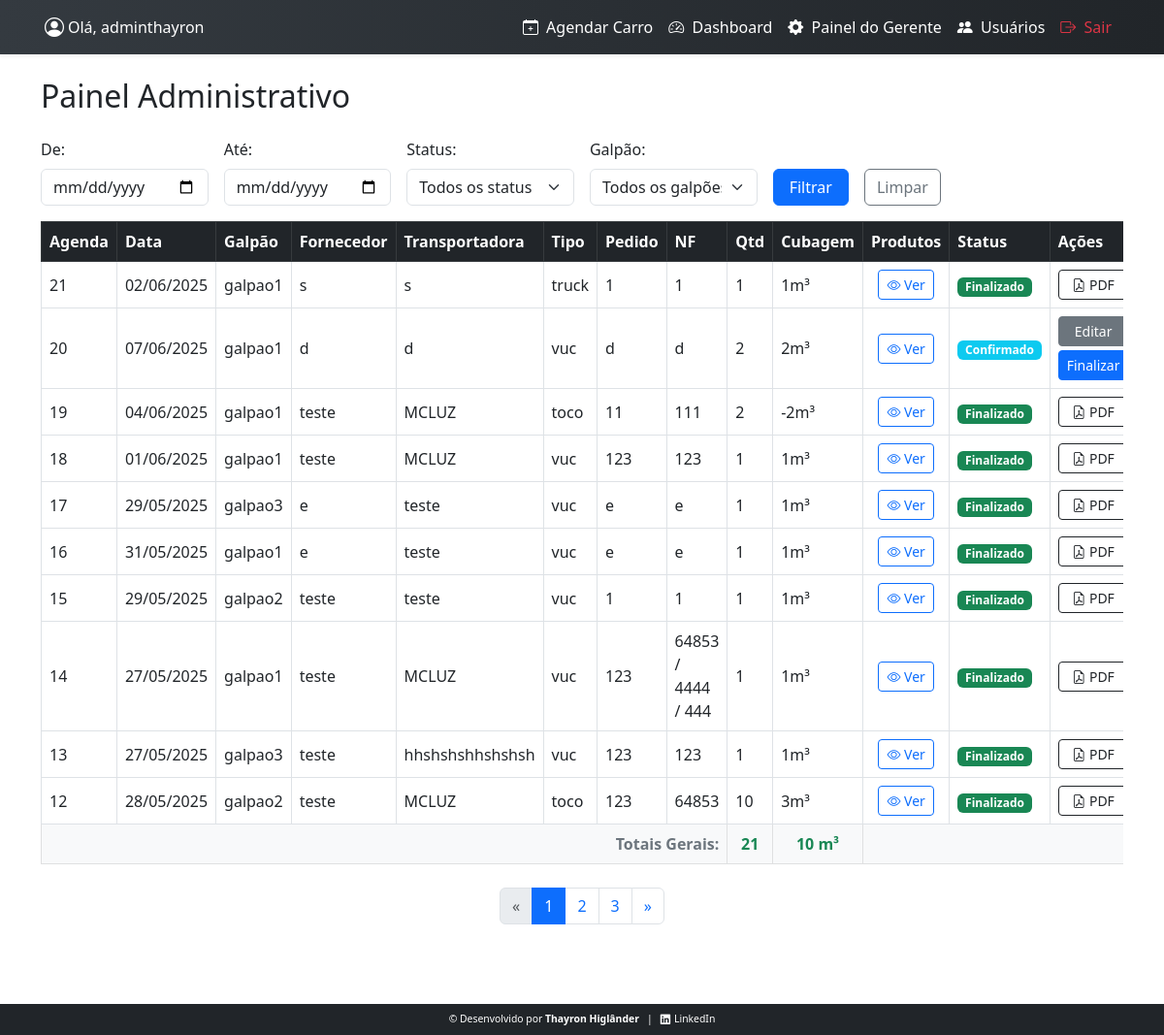
Page /painel-gerente/ (signed in) on the earlier database version.
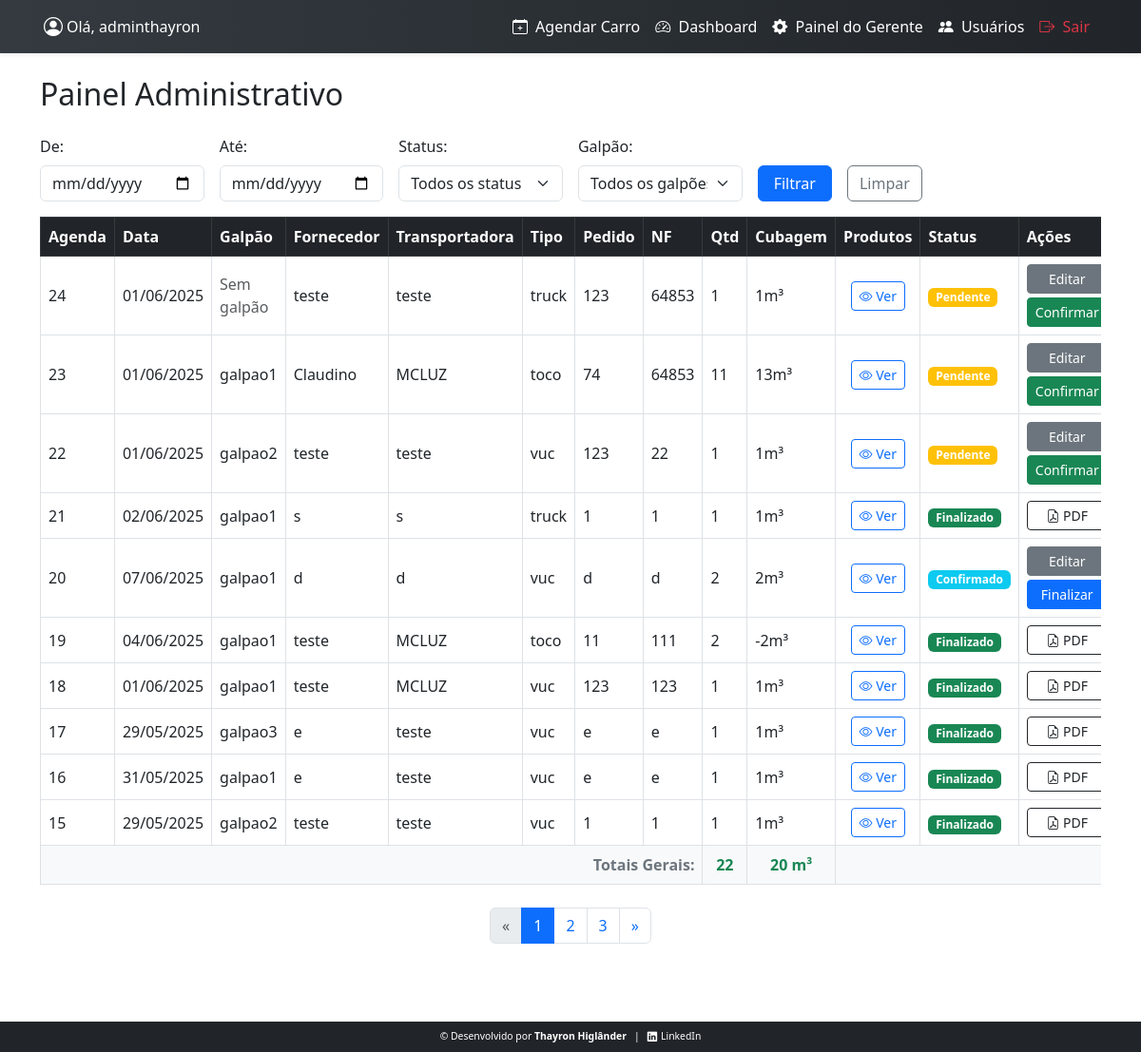
Same page on the later database version.
### agendamentos/models.py (models this page shows, shortened)
class Agendamento(models.Model):
    usuario = models.ForeignKey(settings.AUTH_USER_MODEL, on_delete=models.CASCADE)
    data_hora = models.DateTimeField()
    cnpj = models.CharField(max_length=18)
    fornecedor = models.CharField(max_length=100)
    email = models.EmailField(max_length=500)
    transportadora = models.CharField(max_length=100)
    nota_fiscal = models.CharField(max_length=100)
    pedido = models.CharField(max_length=100,null=True,blank=True)
    sem_limite_doca = models.BooleanField(default=False, verbose_name="Exceção ao limite de doca")
    GALPAO_CHOICES = [
        ('galpao1', 'galpão1'),
        ('galpao2', 'galpão2'),
        ('galpao3', 'galpão3'),
        ('galpao4', 'galpão4'),
    ]
    galpao = models.CharField("Galpão", max_length=20,choices=GALPAO_CHOICES,null=True,blank=True)
    TIPO_CARRO_CHOICES = [
        ('vuc', 'VUC'),
        ('toco', 'Toco'),
        ('truck', 'Truck'),
        ('carreta', 'Carreta'),
    ]
    tipo_carro = models.CharField("Tipo", max_length=20,choices=TIPO_CARRO_CHOICES,)
    STATUS_CHOICES = [
        ('pendente', 'Pendente'),
        ('confirmado', 'Confirmado'),
        ('cancelado', 'Cancelado'),
        ('finalizado', 'Finalizado'),
        ('atrasado', 'Atrasado'),
    ]
    status = models.CharField(max_length=20, choices=STATUS_CHOICES, default='pendente')
    criado_em = models.DateTimeField(auto_now_add=True)
    def cubagem_total(self):
        return self.itens.aggregate(total=Sum('cubagem'))['total'] or 0
    def quantidade_total(self):
        return self.itens.aggregate(total=Sum('quantidade'))['total'] or 0

### agendamentos/views.py (the view)
# urls.py: path('painel-gerente/', views.painel_gerente, name='painel_gerente'),
@login_required
@user_passes_test(is_gerente)
def painel_gerente(request):
    agora = timezone.now()
    hoje = agora.date()
    Agendamento.objects.filter(
        status='confirmado',
        data_hora__date__lt=hoje
    ).update(status='atrasado')
    data_inicial = request.GET.get('data_inicial')
    data_final = request.GET.get('data_final')
    status = request.GET.get('status')
    mercadoria = request.GET.get('mercadoria')
    galpao = request.GET.get('galpao')
    agendamentos = Agendamento.objects.all()
    if data_inicial:
        try:
            data_inicial_date = datetime.strptime(data_inicial, '%Y-%m-%d').date()
            agendamentos = agendamentos.filter(data_hora__date__gte=data_inicial_date)
        except ValueError:
            data_inicial = ''
    if data_final:
        try:
            data_final_date = datetime.strptime(data_final, '%Y-%m-%d').date()
            agendamentos = agendamentos.filter(data_hora__date__lte=data_final_date)
        except ValueError:
            data_final = ''
    if status:
        agendamentos = agendamentos.filter(status=status)
    if mercadoria:
        agendamentos = agendamentos.filter(itens__mercadoria__icontains=mercadoria).distinct()
    if galpao == '__none__':
        agendamentos = agendamentos.filter(galpao__isnull=True)
    elif galpao:
        agendamentos = agendamentos.filter(galpao=galpao)
    agendamentos = agendamentos.order_by('-id')
    paginator = Paginator(agendamentos, 10)
    page_number = request.GET.get('page')
    page_obj = paginator.get_page(page_number)
    itens_filtrados = AgendamentoProduto.objects.filter(agendamento__in=page_obj.object_list)
    soma_quantidade = itens_filtrados.aggregate(Sum('quantidade'))['quantidade__sum'] or 0
    soma_cubagem = itens_filtrados.aggregate(Sum('cubagem'))['cubagem__sum'] or 0
    context = {
        'page_obj': page_obj,
        'data_inicial': data_inicial,
        'data_final': data_final,
        'mercadoria': mercadoria,
        'status': status,
        'galpao': galpao,
        'status_choices': Agendamento.STATUS_CHOICES,
        'galpao_choices': Agendamento.GALPAO_CHOICES,
        'soma_quantidade': soma_quantidade,
        'soma_cubagem': soma_cubagem,
    }
    return render(request, 'agendamento/painel_gerente.html', context)

### agendamentos/views.py (called while the page is built)
def is_gerente(user):
    return user.is_authenticated and user.is_gerente

### templates/agendamento/painel_gerente.html (shortened to what the changed rows need)
{% extends 'base.html' %}
{% block content %}
<h2 class="mb-4">Painel Administrativo</h2>
<div class="table-responsive">
    <table class="table table-bordered table-hover align-middle mb-4">
        <thead class="table-dark">
            <tr>
                <th>Agenda</th>
                <th>Data</th>
                <th>Galpão</th>
                <th>Fornecedor</th>
                <th>Transportadora</th>
                <th>Tipo</th>
                <th>Pedido</th>
                <th>NF</th>
                <th>Qtd</th>
                <th>Cubagem</th>
                <th>Produtos</th>
                <th>Status</th>
                <th>Ações</th>
            </tr>
        </thead>
        <tbody>
            {% for ag in page_obj %}
                <tr>
                    <td>{{ ag.id }}</td>
                    <td>{{ ag.data_hora|date:"d/m/Y" }}</td>
                    <td>
                        {% if ag.galpao %}
                            {{ ag.galpao }}
                        {% else %}
                            <span class="text-muted">Sem galpão</span>
                        {% endif %}
                    </td>
                    <td>{{ ag.fornecedor }}</td>
                    <td>{{ ag.transportadora }}</td>
                    <td>{{ ag.tipo_carro }}</td>
                    <td>{{ ag.pedido }}</td>
                    <td>{{ ag.nota_fiscal }}</td>
                    <td>{{ ag.quantidade_total|floatformat:"-2" }}</td>
                    <td>{{ ag.cubagem_total|floatformat:"-2" }}m³</td>
                    <td class="text-center">
                        {% if ag.itens.exists %}
                            <button type="button" class="btn btn-outline-primary btn-sm" data-bs-toggle="modal" data-bs-target="#produtosModal{{ ag.id }}">
                                <i class="bi bi-eye"></i> Ver
                            </button>
                        {% else %}
                            <span class="text-muted">Nenhum produto</span>
                        {% endif %}
                    </td>
                    <td>
                        {% if ag.status == 'pendente' %}
                            <span class="badge bg-warning">Pendente</span>
                        {% elif ag.status == 'confirmado' %}
                            <span class="badge bg-info">Confirmado</span>
                        {% elif ag.status == 'cancelado' %}
                            <span class="badge bg-danger">Cancelado</span>
                        {% elif ag.status == 'finalizado' %}
                            <span class="badge bg-success">Finalizado</span>
                        {% elif ag.status == 'atrasado' %}
                            <span class="badge bg-dark">Atrasado</span>
                        {% endif %}
                    </td>
                    <td>
                        {% if ag.status == 'pendente'%}
                            <a href="{% url 'agendamento_editar' ag.pk %}" class="btn btn-secondary btn-sm mb-1 w-100">Editar</a>
                            <a href="{% url 'confirmar_agendamento' ag.id %}" class="btn btn-success btn-sm w-100">Confirmar</a>
                        {% elif ag.status == 'confirmado'  or ag.status == 'atrasado'%}
                            <a href="{% url 'agendamento_editar' ag.pk %}" class="btn btn-secondary btn-sm mb-1 w-100">Editar</a>
                            <a href="{% url 'finalizar_agendamento' ag.id %}" class="btn btn-primary btn-sm w-100">Finalizar</a>
                        {% else %}
                            <a href="{% url 'baixar_agendamento_pdf' ag.id %}" class="btn btn-outline-dark btn-sm w-100" target="_blank">
                                <i class="bi bi-file-earmark-pdf"></i> PDF
                            </a>
                        {% endif %}
                    </td>
                </tr>
            {% empty %}
                <tr>
                    <td colspan="13" class="text-center">Nenhum agendamento encontrado.</td>
                </tr>
            {% endfor %}
        </tbody>
        <tfoot class="table-light">
            <tr>
                <td colspan="8" class="text-end fw-bold text-secondary">Totais Gerais:</td>
                <td class="fw-bold text-success text-center">
                    {{ soma_quantidade|floatformat:"-2" }}
                </td>
                <td class="fw-bold text-success text-center">
                    {{ soma_cubagem|floatformat:"-2" }} m³
                </td>
                <td colspan="3"></td>
            </tr>
        </tfoot>
    </table>
</div>
{% include 'paginacao.html' %}
{% endblock %}

Differences in the rows shown:
no longer on this page (row unchanged): Agendamento: id "14", data_hora "27/05/2025", galpao "galpao1", fornecedor "teste", transportadora "MCLUZ", tipo_carro "vuc", pedido "123", nota_fiscal "64853 / 4444 / 444", quantidade_total "1", cubagem_total "1", status "Finalizado"
no longer on this page (row unchanged): Agendamento: id "13", data_hora "27/05/2025", galpao "galpao3", fornecedor "teste", transportadora "hhshshshhshshsh", tipo_carro "vuc", pedido "123", nota_fiscal "123", quantidade_total "1", cubagem_total "1", status "Finalizado"
no longer on this page (row unchanged): Agendamento: id "12", data_hora "28/05/2025", galpao "galpao2", fornecedor "teste", transportadora "MCLUZ", tipo_carro "toco", pedido "123", nota_fiscal "64853", quantidade_total "10", cubagem_total "3", status "Finalizado"
added Agendamento: id "24", data_hora "01/06/2025", shows "Sem galpão", fornecedor "teste", transportadora "teste", tipo_carro "truck", pedido "123", nota_fiscal "64853", quantidade_total "1", cubagem_total "1", status "Pendente"
added Agendamento: id "23", data_hora "01/06/2025", galpao "galpao1", fornecedor "Claudino", transportadora "MCLUZ", tipo_carro "toco", pedido "74", nota_fiscal "64853", quantidade_total "11", cubagem_total "13", status "Pendente"
added Agendamento: id "22", data_hora "01/06/2025", galpao "galpao2", fornecedor "teste", transportadora "teste", tipo_carro "vuc", pedido "123", nota_fiscal "22", quantidade_total "1", cubagem_total "1", status "Pendente"
Other differences:
{{ soma_quantidade|floatformat:"-2" }}: "21" → "22"
{{ soma_cubagem|floatformat:"-2" }}: "10" → "20"
